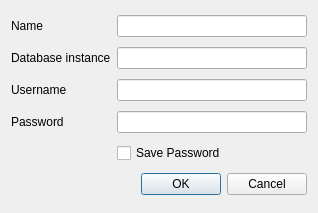
<?xml version="1.0" encoding="UTF-8"?>
<ui version="4.0">
 <class>OracleConnectGuiBase</class>
 <widget class="QDialog" name="OracleConnectGuiBase">
  <property name="geometry">
   <rect>
    <x>0</x>
    <y>0</y>
    <width>318</width>
    <height>213</height>
   </rect>
  </property>
  <property name="windowTitle">
   <string>Create Oracle Connection</string>
  </property>
  <property name="windowIcon">
   <iconset>
    <normaloff/>
   </iconset>
  </property>
  <layout class="QGridLayout" name="gridLayout">
   <item row="0" column="0">
    <widget class="QLabel" name="TextLabel1_2">
     <property name="text">
      <string>Name</string>
     </property>
     <property name="buddy">
      <cstring>txtName</cstring>
     </property>
    </widget>
   </item>
   <item row="0" column="1">
    <widget class="QLineEdit" name="txtName">
     <property name="toolTip">
      <string>Name of the new connection</string>
     </property>
    </widget>
   </item>
   <item row="1" column="0">
    <widget class="QLabel" name="TextLabel2">
     <property name="text">
      <string>Database instance</string>
     </property>
     <property name="buddy">
      <cstring>txtDatabase</cstring>
     </property>
    </widget>
   </item>
   <item row="1" column="1">
    <widget class="QLineEdit" name="txtDatabase"/>
   </item>
   <item row="2" column="0">
    <widget class="QLabel" name="TextLabel3">
     <property name="text">
      <string>Username</string>
     </property>
     <property name="buddy">
      <cstring>txtUsername</cstring>
     </property>
    </widget>
   </item>
   <item row="2" column="1">
    <widget class="QLineEdit" name="txtUsername"/>
   </item>
   <item row="3" column="0">
    <widget class="QLabel" name="TextLabel3_2">
     <property name="text">
      <string>Password</string>
     </property>
     <property name="buddy">
      <cstring>txtPassword</cstring>
     </property>
    </widget>
   </item>
   <item row="3" column="1">
    <widget class="QLineEdit" name="txtPassword">
     <property name="echoMode">
      <enum>QLineEdit::Password</enum>
     </property>
    </widget>
   </item>
   <item row="4" column="1">
    <widget class="QCheckBox" name="chkStorePassword">
     <property name="text">
      <string>Save Password</string>
     </property>
    </widget>
   </item>
   <item row="5" column="0" colspan="2">
    <widget class="QDialogButtonBox" name="buttonBox">
     <property name="standardButtons">
      <set>QDialogButtonBox::Cancel|QDialogButtonBox::Ok</set>
     </property>
    </widget>
   </item>
  </layout>
 </widget>
 <layoutdefault spacing="6" margin="11"/>
 <tabstops>
  <tabstop>txtName</tabstop>
  <tabstop>txtDatabase</tabstop>
  <tabstop>txtUsername</tabstop>
  <tabstop>txtPassword</tabstop>
  <tabstop>chkStorePassword</tabstop>
  <tabstop>buttonBox</tabstop>
 </tabstops>
 <resources/>
 <connections/>
</ui>
